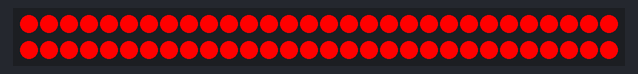
Simulated run of this program. Board: ESP32. Parts: 60 RGB LEDs in strip order, left to right, continuing on the next row. The strip is taken to match the declared colour order.

Above: at 0.2 s.
At 2.3 s:
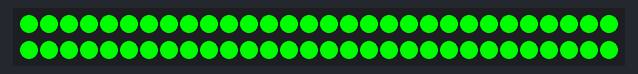
At 4.5 s:
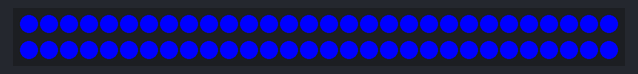
At 6.6 s:
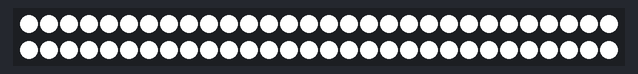

Measured:
- by itself, everything shown: repeats every 8.6 s, in 4 steps
- what the display in image 1 shows lasts 2.1 s, from 2.3 s to 4.4 s

The program:

main.cpp
```cpp
#include <Arduino.h>

// NeoPixel test program showing use of the WHITE channel for RGBW
// pixels only (won't look correct on regular RGB NeoPixel strips).

#include <Adafruit_NeoPixel.h>

// Which pin on the Arduino is connected to the NeoPixels?
// On a Trinket or Gemma we suggest changing this to 1:
#define LED_PIN     4

// How many NeoPixels are attached to the Arduino?
#define LED_COUNT  60

// NeoPixel brightness, 0 (min) to 255 (max)
#define BRIGHTNESS 255

// Declare our NeoPixel strip object:
Adafruit_NeoPixel strip(LED_COUNT, LED_PIN, NEO_RGBW + NEO_KHZ800);
// Argument 1 = Number of pixels in NeoPixel strip
// Argument 2 = Arduino pin number (most are valid)
// Argument 3 = Pixel type flags, add together as needed:
//   NEO_KHZ800  800 KHz bitstream (most NeoPixel products w/WS2812 LEDs)
//   NEO_KHZ400  400 KHz (classic 'v1' (not v2) FLORA pixels, WS2811 drivers)
//   NEO_GRB     Pixels are wired for GRB bitstream (most NeoPixel products)
//   NEO_RGB     Pixels are wired for RGB bitstream (v1 FLORA pixels, not v2)
//   NEO_RGBW    Pixels are wired for RGBW bitstream (NeoPixel RGBW products)

// Fill strip pixels one after another with a color. Strip is NOT cleared
// first; anything there will be covered pixel by pixel. Pass in color
// (as a single 'packed' 32-bit value, which you can get by calling
// strip.Color(red, green, blue) as shown in the loop() function above),
// and a delay time (in milliseconds) between pixels.
void WipeAndWait(uint32_t color, int wait)
{
  for(int i=0; i<strip.numPixels(); i++) { // For each pixel in strip...
    strip.setPixelColor(i, color);         //  Set pixel's color (in RAM)
    strip.show();                          //  Update strip to match
  }

    delay(wait);                           //  Pause for a moment
}

void setup()
{
  strip.begin();           // INITIALIZE NeoPixel strip object (REQUIRED)
  strip.show();            // Turn OFF all pixels ASAP
  strip.setBrightness(255); // Set BRIGHTNESS (max = 255)
}

void loop()
{
  // Fill along the length of the strip in various colors...
  WipeAndWait(strip.Color(255,   0,   0)     , 2000); // Red
  WipeAndWait(strip.Color(  0, 255,   0)     , 2000); // Green
  WipeAndWait(strip.Color(  0,   0, 255)     , 2000); // Blue
  WipeAndWait(strip.Color(  0,   0,   0, 255), 2000); // True white (not RGB white)
}
```
